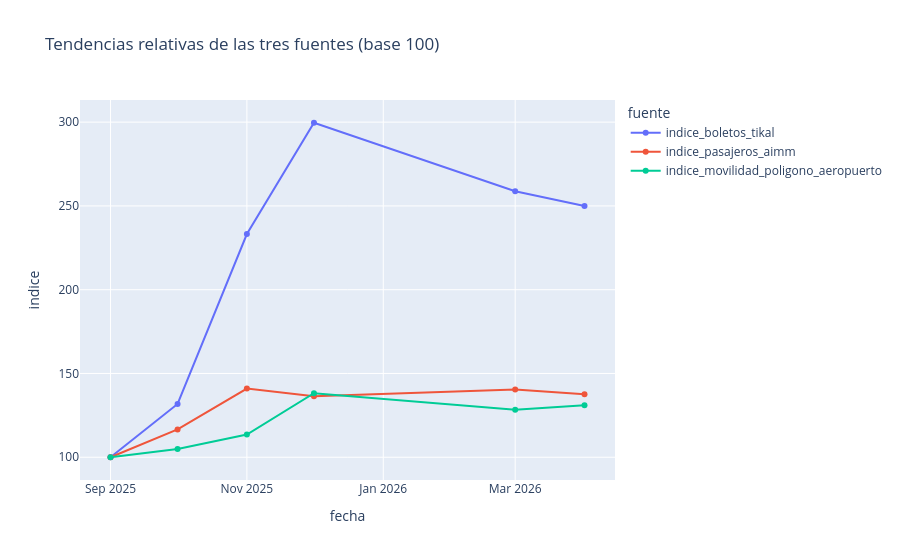

The notebook cell this image was saved under:
### Markdown cell above
## 9. Triangulación preliminar
Los tres universos son diferentes. Para mostrar tendencias comparables sin confundir unidades se crean índices relativos (primer mes disponible = 100). No implica correlación causal ni equivalencia de visitantes.

### Code cell
cmp = resultados["comparacion_fuentes_indices"]
display(cmp.head())
cols = [c for c in cmp if c.startswith("indice_")]
long = cmp.melt(id_vars="fecha",value_vars=cols,var_name="fuente",value_name="indice")
px.line(long,x="fecha",y="indice",color="fuente",markers=True,title="Tendencias relativas de las tres fuentes (base 100)").show()

### Figure 1 — Plotly figure (JSON) as saved in the notebook; plotly's stock layout.template omitted (floating-point values rounded to 4 significant figures)
{"data": [{"hovertemplate": "fuente=indice_boletos_tikal<br>fecha=%{x}<br>indice=%{y}<extra></extra>", "legendgroup": "indice_boletos_tikal", "line": {"color": "#636efa", "dash": "solid"}, "marker": {"symbol": "circle"}, "mode": "lines+markers", "name": "indice_boletos_tikal", "orientation": "v", "showlegend": true, "type": "scatter", "x": ["2025-09-01T00:00:00.000000000", "2025-10-01T00:00:00.000000000", "2025-11-01T00:00:00.000000000", "2025-12-01T00:00:00.000000000", "2026-03-01T00:00:00.000000000", "2026-04-01T00:00:00.000000000"], "xaxis": "x", "y": [100.0, 131.8, 233.2, 299.6, 258.7, 250.0], "yaxis": "y"}, {"hovertemplate": "fuente=indice_pasajeros_aimm<br>fecha=%{x}<br>indice=%{y}<extra></extra>", "legendgroup": "indice_pasajeros_aimm", "line": {"color": "#EF553B", "dash": "solid"}, "marker": {"symbol": "circle"}, "mode": "lines+markers", "name": "indice_pasajeros_aimm", "orientation": "v", "showlegend": true, "type": "scatter", "x": ["2025-09-01T00:00:00.000000000", "2025-10-01T00:00:00.000000000", "2025-11-01T00:00:00.000000000", "2025-12-01T00:00:00.000000000", "2026-03-01T00:00:00.000000000", "2026-04-01T00:00:00.000000000"], "xaxis": "x", "y": [100.0, 116.6, 141.0, 136.4, 140.4, 137.6], "yaxis": "y"}, {"hovertemplate": "fuente=indice_movilidad_poligono_aeropuerto<br>fecha=%{x}<br>indice=%{y}<extra></extra>", "legendgroup": "indice_movilidad_poligono_aeropuerto", "line": {"color": "#00cc96", "dash": "solid"}, "marker": {"symbol": "circle"}, "mode": "lines+markers", "name": "indice_movilidad_poligono_aeropuerto", "orientation": "v", "showlegend": true, "type": "scatter", "x": ["2025-09-01T00:00:00.000000000", "2025-10-01T00:00:00.000000000", "2025-11-01T00:00:00.000000000", "2025-12-01T00:00:00.000000000", "2026-03-01T00:00:00.000000000", "2026-04-01T00:00:00.000000000"], "xaxis": "x", "y": [100.0, 104.9, 113.5, 138.2, 128.3, 131.0], "yaxis": "y"}], "layout": {"legend": {"title": {"text": "fuente"}, "tracegroupgap": 0}, "title": {"text": "Tendencias relativas de las tres fuentes (base 100)"}, "xaxis": {"anchor": "y", "domain": [0, 1], "title": {"text": "fecha"}}, "yaxis": {"anchor": "x", "domain": [0, 1], "title": {"text": "indice"}}}}
